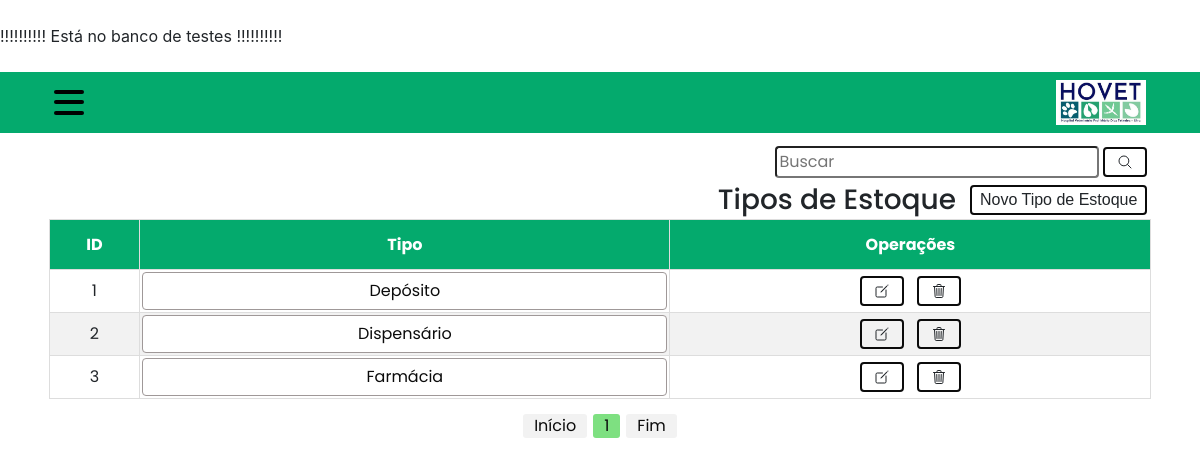
/sistema/index.php?menuop=tp_estoque (signed in), run on the app's committed database.
### tables this page shows
create table tipos_estoques (
	id int primary key auto_increment,
    tipo varchar(50) not null
);

### pgs_modelo/permissoes_usuarios.php (called while the page is built, shortened)
<?php
function has_permission($per_user, $per_sistem){
    $cont_per_user = count($per_user);
    $i = 0;
    while ($i < $cont_per_user) {
        if (in_array($per_user[$i], $per_sistem)){
            return true;
            break;
        }else{
            $i++;
        }
    }
    return null;
}
?>

### sistema/index.php (the view, shortened to what this page needs)
<?php
include_once("../db/connect.php");
include_once("../pgs_modelo/permissoes_usuarios.php");
$sessionUserType = $_SESSION['usuario_tipo_usuario_id'];
echo "<br>!!!!!!!!!! Está no banco de testes !!!!!!!!!!<br><br>";
$array_tipos_estoquista_adm_diretor = [2,3,5];
$array_permissoes_user = [];
if ($sessionUserType == 2) {
    $array_permissoes_user = $array_tipos_estoquista_adm_diretor;
} else {
    $array_permissoes_user = [$sessionUserType];
}
?>
<!DOCTYPE html>
<html lang="pt-br">
    <head>
        <link rel="stylesheet" href="https://cdn.jsdelivr.net/npm/bootstrap@4.6.2/dist/css/bootstrap.min.css"
>
        <link rel="stylesheet" href="../css/style_personalizado.css">
    </head>
    <body>
        <nav class="navbar">
            <div class="container navbar-header">
                <div class="logo">
                    <a href="index.php?menuop=pagina_principal">
                        <img class="float-left" src="../img/logo_hovet.jpg">
                    </a>
                </div>
                <div class="display-flex-row">
                    <div class="menu-hamburguer" onclick="habilitaDropdown('menu_op_adm', 'flex', 'none')">
                        <span></span>
                        <span></span>
                        <span></span>
                    </div>
                </div>
            </div>
        </nav>
        <main>
            <?php
                $menuop = (isset($_GET["menuop"]))?$_GET["menuop"]:"pagina_principal";
                switch ($menuop) {
                    case 'tp_estoque':
                        if (!has_permission($array_permissoes_user, $array_tipos_estoquista_adm_diretor)) {
                            echo "<script language='javascript'>window.alert('Você não tem permissão para acessar está página!!'); </script>";
                            echo "<script language='javascript'>window.location='/hovet/sistema/index.php?menuop=pagina_principal'</script>";
                        } else{
                            include_once("estoques/tipos_estoque/painel.php");
                            break;
                        }
                }
            ?>
        </main>
    </body>
</html>

### sistema/estoques/tipos_estoque/painel.php (shortened to what this page needs)
<?php
$qtd_registros = 10;
$pagina = (isset($_GET['pagina']))?(int)$_GET['pagina']:1;
$inicio = ($qtd_registros * $pagina) - $qtd_registros;
$txt_pesquisa = (isset($_POST["txt_pesquisa"]))?$_POST["txt_pesquisa"]:"";
$sql = "SELECT
            id,
            tipo
        FROM
            tipos_estoques
        WHERE
            id = '{$txt_pesquisa}' or tipo LIKE '{$txt_pesquisa}%'
            ORDER BY tipo ASC
            LIMIT $inicio,$qtd_registros";
$rs = mysqli_query($conexao,$sql) or die("Erro ao executar a consulta! " . mysqli_error($conexao));
$resultados = '';
if ($rs->num_rows > 0){
    while($dados = mysqli_fetch_assoc($rs)){
        $id = $dados["id"];
        $tipo = $dados['tipo'];
        $resultados .= '
            <tr class="tabela_dados">
                <td>'. $id .'</td>
                <td>
                    <a href="index.php?menuop=estoques&'.$tipo.'=1" class="form-control">'.$tipo.'</a>
                </td>
                <td class="" id="td_operacoes_editar_deletar">
                    <a href="index.php?menuop=edit_tp_estoque&id='.$id.'" class="confirmaEdit">
                        <button class="btn">
                            <span class="icon">
                                <ion-icon name="create-outline"></ion-icon>
                            </span>
                        </button>
                    </a>
                    <a href="index.php?menuop=excl_tp_estoque&id='.$id.'" class="confirmaDelete">
                        <button class="btn">
                            <span class="icon">
                                <ion-icon name="trash-outline"></ion-icon>
                            </span>
                        </button>
                    </a>
                </td>
            </tr>';
    }
} else{
    $resultados = '
        <tr class="tabela_dados">
            <td colspan="3" class="text-center">Nenhum registro para exibir!</td>
        </tr>';
}
?>
<section class="painel_usuarios">
    <div class="container">
        <div class="menu_header">
            <div class="menu_user">
                <h3>Tipos de Estoque</h3>
                <a href="index.php?menuop=cad_tp_estoque">
                    <button class="btn" id="operacao_cadastro">Novo Tipo de Estoque</button>
                </a>
            </div>
            <div class="d-flex jf-cnt-end">
                <form action="index.php?menuop=tipos_estoque" method="post" class="form_buscar">
                    <input class="search_bar" type="text" name="txt_pesquisa" placeholder="Buscar">
                    <button type="submit" class="btn">
                        <span class="icon">
                            <ion-icon name="search-outline"></ion-icon>
                        </span>
                    </button>
                </form>
            </div>
        </div>
        <div class="tabelas">
            <table id="tabela_listar">
                <thead>
                    <tr>
                        <th>ID</th>
                        <th>Tipo</th>
                        <th id="th_operacoes_editar_deletar">Operações</th>
                    </tr>
                </thead>
                <tbody>
                    <?php
                        echo $resultados;
                    ?>
                </tbody>
            </table>
        </div>
        <div class="paginacao">
            <?php
                $sqlTotalEstoques = "SELECT id FROM tipos_estoques";
                $queryTotalEstoques = mysqli_query($conexao,$sqlTotalEstoques) or die(mysqli_error($conexao));
                $numTotalEstoques = mysqli_num_rows($queryTotalEstoques);
                $totalPaginasEstoques = ceil($numTotalEstoques/$qtd_registros);
                echo "<a href=\"?menuop=tipos_estoque&pg=1\">Início</a> ";
                    ?>
                    <?php
                for($i=1;$i<=$totalPaginasEstoques;$i++){
                    if ($i >= ($pagina) && $i <= ($pagina+5)) {
                        if ($i==$pagina) {
                            echo "<span>$i</span>";
                        } else {
                            echo " <a href=\"?menuop=tipos_estoque&pg=$i\">$i</a> ";
                        }
                    }
                }
                    ?>
                    <?php
                echo " <a href=\"?menuop=tipos_estoque&pg=$totalPaginasEstoques\">Fim</a>";
            ?>
        </div>
    </div>
</section>

### css/style_personalizado.css (style rules this page uses)
* { margin: 0; padding: 0; box-sizing: border-box; font-family: 'Poppins', sans-serif; }
*, *:before, *:after { box-sizing: border-box; }
.navbar { background-color: #04AA6D !important; }
.navbar img { width: 90px; }
.navbar a { color: #071e51; font-size: 15px; }
.container { display: flex; justify-content: center; flex-direction: column; }
.container.navbar-header { flex-direction: row; }
@media (min-width: 1200px) { .container { max-width: 96% !important; } }
.menu_user { display: flex; gap: 10px; align-items: baseline; }
.menu_user > h3 { margin-bottom: 0; }
#tabela_listar { font-family: Arial, Helvetica, sans-serif; border-collapse: collapse; width: 100%; }
#tabela_listar td, #tabela_listar th { border: 1px solid #ddd; padding: 2px; }
#tabela_listar tr:nth-child(even) { background-color: #f2f2f2; }
#tabela_listar th { padding-top: 12px; padding-bottom: 12px; text-align: center; background-color: #04AA6D; color: white; }
#tabela_listar td { text-align: center; }
.menu_header { display: flex; align-items: center; justify-content: space-between; }
main { padding: 10px; }
button.btn { background: none; border: 2px solid #0B0B0B; font-family: "montserrat", sans-serif; padding: 1px 8px; min-width: 20px; margin: 4px; cursor: pointer; transition: color 0.4s linear; position: relative; }
button.btn::before { content: ""; position: absolute; left: 0; top: 0; width: 100%; height: 100%; background: #04AA6D; z-index: -1; transition: transform 0.5s; transform-origin: 0 0; transition-timing-function: cubic-bezier(0.5,1.6,0.4,0.7); }
button.btn::before { transform: scaleX(0); }
span.icon { display: flex; gap: 2px; align-items: center; padding: 4px; }
.form_buscar { display: flex; align-items: center; }
.form_buscar input { padding: 2px; border-radius: .25em; }
.tabelas { display: flex; }
.paginacao { display: flex; padding-bottom: 4%; gap: 6px; margin-top: 15px; justify-content: center; }
.paginacao a { color: #0B0B0B; background-color: #f2f2f2; border-radius: 3px; padding: 0 11px; }
.paginacao > span { color: #0B0B0B; background-color: #7EE081; border-radius: 3px; padding: 0 11px; }
.form-control { color: #0B0B0B; border: 1px solid #9f9898; height: auto; }
.display-flex-row { display: flex; gap: 10px; align-items: center; }
.menu-hamburguer { width: 30px; height: 25px; display: flex; flex-direction: column; justify-content: space-between; cursor: pointer; }
.menu-hamburguer span { display: none; height: 4px; width: 100%; background-color: #000000; border-radius: 2px; }
.jf-cnt-end { justify-content: end; }
@media (max-width: 1225px) { .container.navbar-header { flex-direction: row-reverse; } }
@media (max-width: 1225px) { .menu_header { align-items: normal; flex-direction: column-reverse; } }
@media (max-width: 1225px) { .menu_user { justify-content: end; align-items: center; } }
@media (max-width: 1225px) { .menu-hamburguer span { display: block; } }
@media (min-width: 641px) and (max-width: 1224px) { .tabelas { overflow: scroll; } }

### data on the page
tipos_estoques: id "1", tipo "Depósito"
tipos_estoques: id "2", tipo "Dispensário"
tipos_estoques: id "3", tipo "Farmácia"
